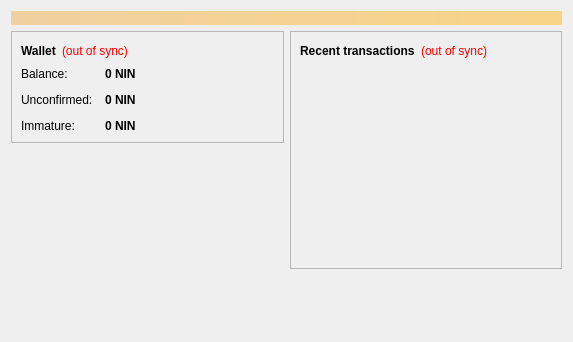
<?xml version="1.0" encoding="UTF-8"?>
<ui version="4.0">
 <class>OverviewPage</class>
 <widget class="QWidget" name="OverviewPage">
  <property name="geometry">
   <rect>
    <x>0</x>
    <y>0</y>
    <width>573</width>
    <height>342</height>
   </rect>
  </property>
  <property name="windowTitle">
   <string>Form</string>
  </property>
  <layout class="QVBoxLayout" name="topLayout">
   <item>
    <widget class="QLabel" name="labelAlerts">
     <property name="visible">
      <bool>false</bool>
     </property>
     <property name="styleSheet">
      <string notr="true">background-color: qlineargradient(x1: 0, y1: 0, x2: 1, y2: 0, stop:0 #F0D0A0, stop:1 #F8D488); color:#000000;</string>
     </property>
     <property name="wordWrap">
      <bool>true</bool>
     </property>
     <property name="margin">
      <number>3</number>
     </property>
    </widget>
   </item>
   <item>
    <layout class="QHBoxLayout" name="horizontalLayout" stretch="1,1">
     <item>
      <layout class="QVBoxLayout" name="verticalLayout_2">
       <item>
        <widget class="QFrame" name="frame">
         <property name="frameShape">
          <enum>QFrame::StyledPanel</enum>
         </property>
         <property name="frameShadow">
          <enum>QFrame::Raised</enum>
         </property>
         <layout class="QVBoxLayout" name="verticalLayout_4">
          <item>
           <layout class="QHBoxLayout" name="horizontalLayout_4">
            <item>
             <widget class="QLabel" name="label_5">
              <property name="font">
               <font>
                <weight>75</weight>
                <bold>true</bold>
               </font>
              </property>
              <property name="text">
               <string>Wallet</string>
              </property>
             </widget>
            </item>
            <item>
             <widget class="QLabel" name="labelWalletStatus">
              <property name="toolTip">
               <string>The displayed information may be out of date. Your wallet automatically synchronizes with the Nintencoin network after a connection is established, but this process has not completed yet.</string>
              </property>
              <property name="styleSheet">
               <string notr="true">QLabel { color: red; }</string>
              </property>
              <property name="text">
               <string notr="true">(out of sync)</string>
              </property>
              <property name="alignment">
               <set>Qt::AlignLeading|Qt::AlignLeft|Qt::AlignVCenter</set>
              </property>
             </widget>
            </item>
            <item>
             <spacer name="horizontalSpacer_2">
              <property name="orientation">
               <enum>Qt::Horizontal</enum>
              </property>
              <property name="sizeHint" stdset="0">
               <size>
                <width>40</width>
                <height>20</height>
               </size>
              </property>
             </spacer>
            </item>
           </layout>
          </item>
          <item>
           <layout class="QFormLayout" name="formLayout_2">
            <property name="fieldGrowthPolicy">
             <enum>QFormLayout::AllNonFixedFieldsGrow</enum>
            </property>
            <property name="horizontalSpacing">
             <number>12</number>
            </property>
            <property name="verticalSpacing">
             <number>12</number>
            </property>
            <item row="0" column="0">
             <widget class="QLabel" name="label">
              <property name="text">
               <string>Balance:</string>
              </property>
             </widget>
            </item>
            <item row="0" column="1">
             <widget class="QLabel" name="labelBalance">
              <property name="font">
               <font>
                <weight>75</weight>
                <bold>true</bold>
               </font>
              </property>
              <property name="cursor">
               <cursorShape>IBeamCursor</cursorShape>
              </property>
              <property name="toolTip">
               <string>Your current balance</string>
              </property>
              <property name="text">
               <string notr="true">0 NIN</string>
              </property>
              <property name="textInteractionFlags">
               <set>Qt::LinksAccessibleByMouse|Qt::TextSelectableByKeyboard|Qt::TextSelectableByMouse</set>
              </property>
             </widget>
            </item>
            <item row="1" column="0">
             <widget class="QLabel" name="label_3">
              <property name="text">
               <string>Unconfirmed:</string>
              </property>
             </widget>
            </item>
            <item row="1" column="1">
             <widget class="QLabel" name="labelUnconfirmed">
              <property name="font">
               <font>
                <weight>75</weight>
                <bold>true</bold>
               </font>
              </property>
              <property name="cursor">
               <cursorShape>IBeamCursor</cursorShape>
              </property>
              <property name="toolTip">
               <string>Total of transactions that have yet to be confirmed, and do not yet count toward the current balance</string>
              </property>
              <property name="text">
               <string notr="true">0 NIN</string>
              </property>
              <property name="textInteractionFlags">
               <set>Qt::LinksAccessibleByMouse|Qt::TextSelectableByKeyboard|Qt::TextSelectableByMouse</set>
              </property>
             </widget>
            </item>
            <item row="2" column="0">
             <widget class="QLabel" name="labelImmatureText">
              <property name="text">
               <string>Immature:</string>
              </property>
             </widget>
            </item>
            <item row="2" column="1">
             <widget class="QLabel" name="labelImmature">
              <property name="font">
               <font>
                <weight>75</weight>
                <bold>true</bold>
               </font>
              </property>
              <property name="toolTip">
               <string>Mined balance that has not yet matured</string>
              </property>
              <property name="text">
               <string notr="true">0 NIN</string>
              </property>
              <property name="textInteractionFlags">
               <set>Qt::LinksAccessibleByMouse|Qt::TextSelectableByKeyboard|Qt::TextSelectableByMouse</set>
              </property>
             </widget>
            </item>
           </layout>
          </item>
         </layout>
        </widget>
       </item>
       <item>
        <spacer name="verticalSpacer">
         <property name="orientation">
          <enum>Qt::Vertical</enum>
         </property>
         <property name="sizeHint" stdset="0">
          <size>
           <width>20</width>
           <height>40</height>
          </size>
         </property>
        </spacer>
       </item>
      </layout>
     </item>
     <item>
      <layout class="QVBoxLayout" name="verticalLayout_3">
       <item>
        <widget class="QFrame" name="frame_2">
         <property name="frameShape">
          <enum>QFrame::StyledPanel</enum>
         </property>
         <property name="frameShadow">
          <enum>QFrame::Raised</enum>
         </property>
         <layout class="QVBoxLayout" name="verticalLayout">
          <item>
           <layout class="QHBoxLayout" name="horizontalLayout_2">
            <item>
             <widget class="QLabel" name="label_4">
              <property name="text">
               <string>&lt;b&gt;Recent transactions&lt;/b&gt;</string>
              </property>
             </widget>
            </item>
            <item>
             <widget class="QLabel" name="labelTransactionsStatus">
              <property name="toolTip">
               <string>The displayed information may be out of date. Your wallet automatically synchronizes with the Nintencoin network after a connection is established, but this process has not completed yet.</string>
              </property>
              <property name="styleSheet">
               <string notr="true">QLabel { color: red; }</string>
              </property>
              <property name="text">
               <string notr="true">(out of sync)</string>
              </property>
              <property name="alignment">
               <set>Qt::AlignRight|Qt::AlignTrailing|Qt::AlignVCenter</set>
              </property>
             </widget>
            </item>
            <item>
             <spacer name="horizontalSpacer">
              <property name="orientation">
               <enum>Qt::Horizontal</enum>
              </property>
              <property name="sizeHint" stdset="0">
               <size>
                <width>40</width>
                <height>20</height>
               </size>
              </property>
             </spacer>
            </item>
           </layout>
          </item>
          <item>
           <widget class="QListView" name="listTransactions">
            <property name="styleSheet">
             <string notr="true">QListView { background: transparent; }</string>
            </property>
            <property name="frameShape">
             <enum>QFrame::NoFrame</enum>
            </property>
            <property name="verticalScrollBarPolicy">
             <enum>Qt::ScrollBarAlwaysOff</enum>
            </property>
            <property name="horizontalScrollBarPolicy">
             <enum>Qt::ScrollBarAlwaysOff</enum>
            </property>
            <property name="selectionMode">
             <enum>QAbstractItemView::NoSelection</enum>
            </property>
           </widget>
          </item>
         </layout>
        </widget>
       </item>
       <item>
        <spacer name="verticalSpacer_2">
         <property name="orientation">
          <enum>Qt::Vertical</enum>
         </property>
         <property name="sizeHint" stdset="0">
          <size>
           <width>20</width>
           <height>40</height>
          </size>
         </property>
        </spacer>
       </item>
      </layout>
     </item>
    </layout>
   </item>
  </layout>
 </widget>
 <resources/>
 <connections/>
</ui>
